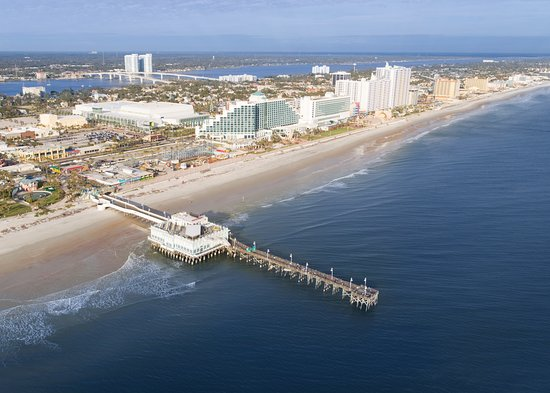
#> input picture LAB2/Daytona1.jpg, 550 x 393 px
$ python neuron.py
#> lines starting #> are read from the running program, lines starting #| are printed output that depends on the picture
# Python program to implement a
# single neuron neural network

# import all necessery libraries
from numpy import exp, array, random, dot, tanh
import cv2

# Class to create a neural
# network with single neuron
class NeuralNetwork():

    def __init__(self):
        # Using seed to make sure it'll
        # generate same weights in every run
        random.seed(1)

        # 3x1 Weight matrix
        self.weight_matrix = 2 * random.random((1, 1)) - 1

    # tanh as activation fucntion
    def tanh(self, x):
        return tanh(x)

        # derivative of tanh function.

    # Needed to calculate the gradients.
    def tanh_derivative(self, x):
        return 1.0 - tanh(x) ** 2

    # forward propagation
    def forward_propagation(self, inputs):
        return self.tanh(dot(inputs, self.weight_matrix))

        # training the neural network.

    def train(self, train_inputs, train_outputs,
              num_train_iterations):
        # Number of iterations we want to
        # perform for this set of input.
        for iteration in range(num_train_iterations):
            output = self.forward_propagation(train_inputs)

            # Calculate the error in the output.
            error = train_outputs - output

            # multiply the error by input and then
            # by gradient of tanh funtion to calculate
            # the adjustment needs to be made in weights
            adjustment = dot(train_inputs.T, error *
                             self.tanh_derivative(output))

            # Adjust the weight matrix
            self.weight_matrix += adjustment

        # Driver Code


if __name__ == "__main__":
    neural_network = NeuralNetwork()

    print('Random weights at the start of training')
    print(neural_network.weight_matrix)

    imgOriginal = cv2.imread("Daytona1.jpg", 0)  # 255 * np.ones((2, 2))#
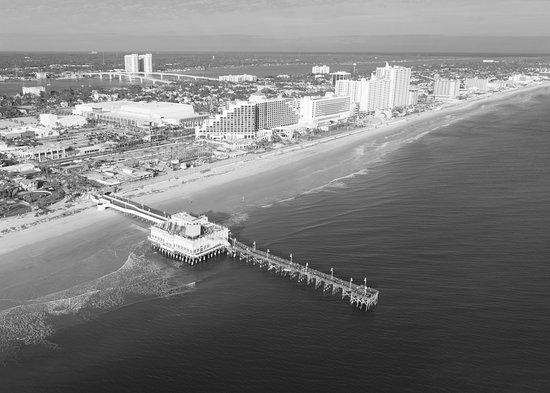
#> imgOriginal: shape (393, 550); min 0, max 255, mean 123.8
    imgRepair = cv2.imread("Daytona1.png", 0)  # 3 * 255 * np.ones((2, 2))#
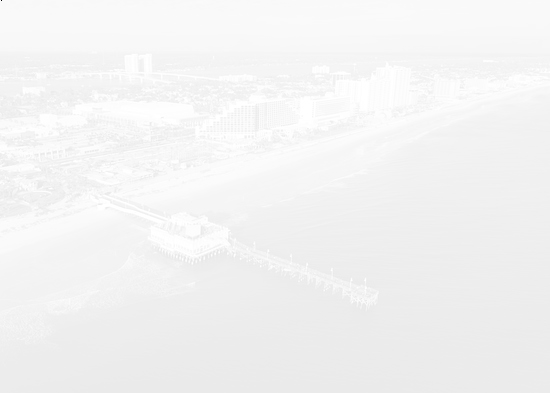
#> input picture LAB2/Daytona1.png, 550 x 393 px
#> imgRepair is the input picture: shape (393, 550); min 0, max 255, mean 242.7
    ini = imgRepair.ravel()

    train_inputs = (array([ini])).T
    train_outputs = (array([imgOriginal.ravel()])).T

    neural_network.train(train_inputs, train_outputs, 100)
#> the loop in train, `for iteration in range(num_train_iterations):` made 100 passes
#> (adjustment, self.weight_matrix) on passes 2 to 13: ([2.74e+09], [5.51e+09]), ([2.74e+09], [8.25e+09]), ([2.74e+09], [1.1e+10]), ([2.74e+09], [1.37e+10]), ([2.74e+09], [1.65e+10]), ([2.74e+09], [1.92e+10]), ([2.74e+09], [2.19e+10]), ([2.74e+09], [2.47e+10]), ([2.74e+09], [2.74e+10]), ([2.74e+09], [3.01e+10]), ([2.74e+09], [3.29e+10]), ([2.74e+09], [3.56e+10])
#> self.weight_matrix on pass 1: [2.78e+09]
#> after the loop in train, `for iteration in range(num_train_iterations):`: self.weight_matrix = [2.74e+11]

    print('New weights after training')
    print(neural_network.weight_matrix)
#| [[2.73547082e+11]]

    # Test the neural network with a new situation.
    #print("Testing network on new examples ->")
    #print(neural_network.forward_propagation(array([1, 0, 0])))
